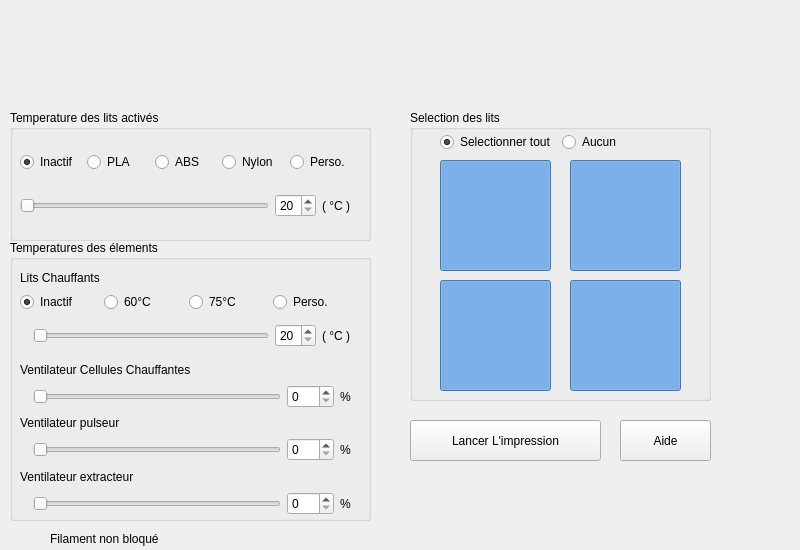
<?xml version="1.0" encoding="UTF-8"?>
<ui version="4.0">
 <class>PrinterPage</class>
 <widget class="QWidget" name="PrinterPage">
  <property name="geometry">
   <rect>
    <x>0</x>
    <y>0</y>
    <width>800</width>
    <height>550</height>
   </rect>
  </property>
  <property name="windowTitle">
   <string>Module Imprimante</string>
  </property>
  <widget class="QGroupBox" name="groupBox">
   <property name="geometry">
    <rect>
     <x>410</x>
     <y>110</y>
     <width>301</width>
     <height>291</height>
    </rect>
   </property>
   <property name="title">
    <string>Selection des lits</string>
   </property>
   <widget class="QPushButton" name="bed_fl">
    <property name="geometry">
     <rect>
      <x>30</x>
      <y>170</y>
      <width>111</width>
      <height>111</height>
     </rect>
    </property>
    <property name="styleSheet">
     <string notr="true">background-color: rgb(85, 170, 255);</string>
    </property>
    <property name="text">
     <string/>
    </property>
    <property name="checkable">
     <bool>true</bool>
    </property>
    <property name="checked">
     <bool>true</bool>
    </property>
   </widget>
   <widget class="QPushButton" name="bed_bl">
    <property name="geometry">
     <rect>
      <x>30</x>
      <y>50</y>
      <width>111</width>
      <height>111</height>
     </rect>
    </property>
    <property name="styleSheet">
     <string notr="true">background-color: rgb(85, 170, 255);</string>
    </property>
    <property name="text">
     <string/>
    </property>
    <property name="checkable">
     <bool>true</bool>
    </property>
    <property name="checked">
     <bool>true</bool>
    </property>
   </widget>
   <widget class="QPushButton" name="bed_fr">
    <property name="geometry">
     <rect>
      <x>160</x>
      <y>170</y>
      <width>111</width>
      <height>111</height>
     </rect>
    </property>
    <property name="styleSheet">
     <string notr="true">background-color: rgb(85, 170, 255);</string>
    </property>
    <property name="text">
     <string/>
    </property>
    <property name="checkable">
     <bool>true</bool>
    </property>
    <property name="checked">
     <bool>true</bool>
    </property>
    <property name="flat">
     <bool>false</bool>
    </property>
   </widget>
   <widget class="QPushButton" name="bed_br">
    <property name="geometry">
     <rect>
      <x>160</x>
      <y>50</y>
      <width>111</width>
      <height>111</height>
     </rect>
    </property>
    <property name="styleSheet">
     <string notr="true">background-color: rgb(85, 170, 255);</string>
    </property>
    <property name="text">
     <string/>
    </property>
    <property name="checkable">
     <bool>true</bool>
    </property>
    <property name="checked">
     <bool>true</bool>
    </property>
   </widget>
   <widget class="QWidget" name="layoutWidget">
    <property name="geometry">
     <rect>
      <x>30</x>
      <y>20</y>
      <width>206</width>
      <height>25</height>
     </rect>
    </property>
    <layout class="QHBoxLayout" name="horizontalLayout_3">
     <item>
      <widget class="QRadioButton" name="selectAllBed">
       <property name="text">
        <string>Selectionner tout</string>
       </property>
       <property name="checked">
        <bool>true</bool>
       </property>
      </widget>
     </item>
     <item>
      <widget class="QRadioButton" name="selectNoBed">
       <property name="text">
        <string>Aucun</string>
       </property>
      </widget>
     </item>
    </layout>
   </widget>
  </widget>
  <widget class="QGroupBox" name="bedBox">
   <property name="geometry">
    <rect>
     <x>10</x>
     <y>110</y>
     <width>361</width>
     <height>131</height>
    </rect>
   </property>
   <property name="title">
    <string>Temperature des lits activés </string>
   </property>
   <widget class="QWidget" name="layoutWidget">
    <property name="geometry">
     <rect>
      <x>10</x>
      <y>40</y>
      <width>331</width>
      <height>25</height>
     </rect>
    </property>
    <layout class="QHBoxLayout" name="bedTempSelectorLayer">
     <item>
      <widget class="QRadioButton" name="inactifBed">
       <property name="text">
        <string>Inactif</string>
       </property>
       <property name="checked">
        <bool>true</bool>
       </property>
      </widget>
     </item>
     <item>
      <widget class="QRadioButton" name="plaBed">
       <property name="text">
        <string>PLA</string>
       </property>
       <property name="checked">
        <bool>false</bool>
       </property>
      </widget>
     </item>
     <item>
      <widget class="QRadioButton" name="absBed">
       <property name="text">
        <string>ABS</string>
       </property>
      </widget>
     </item>
     <item>
      <widget class="QRadioButton" name="nylonBed">
       <property name="text">
        <string>Nylon</string>
       </property>
      </widget>
     </item>
     <item>
      <widget class="QRadioButton" name="customBed">
       <property name="text">
        <string>Perso.</string>
       </property>
      </widget>
     </item>
    </layout>
   </widget>
   <widget class="QWidget" name="layoutWidget">
    <property name="geometry">
     <rect>
      <x>10</x>
      <y>80</y>
      <width>331</width>
      <height>31</height>
     </rect>
    </property>
    <layout class="QHBoxLayout" name="bedtempSliderLayer">
     <item>
      <widget class="QSlider" name="bedTempSlider">
       <property name="minimum">
        <number>20</number>
       </property>
       <property name="maximum">
        <number>90</number>
       </property>
       <property name="orientation">
        <enum>Qt::Horizontal</enum>
       </property>
      </widget>
     </item>
     <item>
      <widget class="QSpinBox" name="bedtempSpin">
       <property name="minimum">
        <number>20</number>
       </property>
       <property name="maximum">
        <number>90</number>
       </property>
      </widget>
     </item>
     <item>
      <widget class="QLabel" name="label">
       <property name="text">
        <string>( °C )</string>
       </property>
      </widget>
     </item>
    </layout>
   </widget>
  </widget>
  <widget class="QGroupBox" name="printerboxBox">
   <property name="geometry">
    <rect>
     <x>10</x>
     <y>240</y>
     <width>361</width>
     <height>281</height>
    </rect>
   </property>
   <property name="title">
    <string>Temperatures des élements</string>
   </property>
   <widget class="QWidget" name="layoutWidget">
    <property name="geometry">
     <rect>
      <x>10</x>
      <y>80</y>
      <width>331</width>
      <height>31</height>
     </rect>
    </property>
    <layout class="QHBoxLayout" name="horizontalLayout">
     <item>
      <widget class="QLabel" name="heaterIcon">
       <property name="maximumSize">
        <size>
         <width>20</width>
         <height>20</height>
        </size>
       </property>
       <property name="text">
        <string/>
       </property>
       <property name="pixmap">
        <pixmap resource="../ressources.qrc">:/img/img/heater.png</pixmap>
       </property>
       <property name="scaledContents">
        <bool>true</bool>
       </property>
      </widget>
     </item>
     <item>
      <widget class="QSlider" name="boxTempSlider">
       <property name="minimum">
        <number>20</number>
       </property>
       <property name="maximum">
        <number>255</number>
       </property>
       <property name="orientation">
        <enum>Qt::Horizontal</enum>
       </property>
      </widget>
     </item>
     <item>
      <widget class="QSpinBox" name="boxTempSpin">
       <property name="styleSheet">
        <string notr="true"/>
       </property>
       <property name="minimum">
        <number>20</number>
       </property>
       <property name="maximum">
        <number>90</number>
       </property>
      </widget>
     </item>
     <item>
      <widget class="QLabel" name="label_2">
       <property name="text">
        <string>( °C )</string>
       </property>
      </widget>
     </item>
    </layout>
   </widget>
   <widget class="QWidget" name="layoutWidget">
    <property name="geometry">
     <rect>
      <x>10</x>
      <y>50</y>
      <width>331</width>
      <height>25</height>
     </rect>
    </property>
    <layout class="QHBoxLayout" name="horizontalLayout_2">
     <item>
      <widget class="QRadioButton" name="boxInactif">
       <property name="text">
        <string>Inactif</string>
       </property>
       <property name="checked">
        <bool>true</bool>
       </property>
      </widget>
     </item>
     <item>
      <widget class="QRadioButton" name="box60">
       <property name="text">
        <string>60°C</string>
       </property>
       <property name="checked">
        <bool>false</bool>
       </property>
      </widget>
     </item>
     <item>
      <widget class="QRadioButton" name="box75">
       <property name="text">
        <string>75°C</string>
       </property>
      </widget>
     </item>
     <item>
      <widget class="QRadioButton" name="boxCustom">
       <property name="text">
        <string>Perso.</string>
       </property>
      </widget>
     </item>
    </layout>
   </widget>
   <widget class="QWidget" name="layoutWidget">
    <property name="geometry">
     <rect>
      <x>10</x>
      <y>120</y>
      <width>331</width>
      <height>155</height>
     </rect>
    </property>
    <layout class="QVBoxLayout" name="verticalLayout">
     <item>
      <widget class="QLabel" name="label_3">
       <property name="text">
        <string>Ventilateur Cellules Chauffantes </string>
       </property>
      </widget>
     </item>
     <item>
      <layout class="QHBoxLayout" name="horizontalLayout_4">
       <item>
        <widget class="QLabel" name="fanHeaterIcon">
         <property name="maximumSize">
          <size>
           <width>20</width>
           <height>20</height>
          </size>
         </property>
         <property name="text">
          <string/>
         </property>
         <property name="pixmap">
          <pixmap resource="../ressources.qrc">:/img/img/fan_heater.png</pixmap>
         </property>
         <property name="scaledContents">
          <bool>true</bool>
         </property>
        </widget>
       </item>
       <item>
        <widget class="QSlider" name="fanPelletier">
         <property name="maximum">
          <number>100</number>
         </property>
         <property name="orientation">
          <enum>Qt::Horizontal</enum>
         </property>
        </widget>
       </item>
       <item>
        <widget class="QSpinBox" name="pelletierSpin">
         <property name="maximum">
          <number>100</number>
         </property>
        </widget>
       </item>
       <item>
        <widget class="QLabel" name="label_8">
         <property name="text">
          <string>%</string>
         </property>
        </widget>
       </item>
      </layout>
     </item>
     <item>
      <widget class="QLabel" name="label_4">
       <property name="text">
        <string>Ventilateur pulseur</string>
       </property>
      </widget>
     </item>
     <item>
      <layout class="QHBoxLayout" name="horizontalLayout_5">
       <item>
        <widget class="QLabel" name="pulsorIcon">
         <property name="maximumSize">
          <size>
           <width>20</width>
           <height>20</height>
          </size>
         </property>
         <property name="text">
          <string/>
         </property>
         <property name="pixmap">
          <pixmap resource="../ressources.qrc">:/img/img/fan_pulsor.png</pixmap>
         </property>
         <property name="scaledContents">
          <bool>true</bool>
         </property>
        </widget>
       </item>
       <item>
        <widget class="QSlider" name="fanPulsor">
         <property name="maximum">
          <number>100</number>
         </property>
         <property name="orientation">
          <enum>Qt::Horizontal</enum>
         </property>
        </widget>
       </item>
       <item>
        <widget class="QSpinBox" name="pulsorSpin">
         <property name="maximum">
          <number>100</number>
         </property>
        </widget>
       </item>
       <item>
        <widget class="QLabel" name="label_6">
         <property name="text">
          <string>%</string>
         </property>
        </widget>
       </item>
      </layout>
     </item>
     <item>
      <widget class="QLabel" name="label_5">
       <property name="text">
        <string>Ventilateur extracteur</string>
       </property>
      </widget>
     </item>
     <item>
      <layout class="QHBoxLayout" name="horizontalLayout_6">
       <item>
        <widget class="QLabel" name="extractorIcon">
         <property name="maximumSize">
          <size>
           <width>20</width>
           <height>20</height>
          </size>
         </property>
         <property name="text">
          <string/>
         </property>
         <property name="pixmap">
          <pixmap resource="../ressources.qrc">:/img/img/fan_extractor.png</pixmap>
         </property>
         <property name="scaledContents">
          <bool>true</bool>
         </property>
        </widget>
       </item>
       <item>
        <widget class="QSlider" name="fanExtractor">
         <property name="maximum">
          <number>100</number>
         </property>
         <property name="orientation">
          <enum>Qt::Horizontal</enum>
         </property>
        </widget>
       </item>
       <item>
        <widget class="QSpinBox" name="extractorSpin">
         <property name="maximum">
          <number>100</number>
         </property>
        </widget>
       </item>
       <item>
        <widget class="QLabel" name="label_7">
         <property name="text">
          <string>%</string>
         </property>
        </widget>
       </item>
      </layout>
     </item>
    </layout>
   </widget>
   <widget class="QLabel" name="label_9">
    <property name="geometry">
     <rect>
      <x>10</x>
      <y>30</y>
      <width>329</width>
      <height>16</height>
     </rect>
    </property>
    <property name="text">
     <string>Lits Chauffants</string>
    </property>
   </widget>
  </widget>
  <widget class="QPushButton" name="startPrint">
   <property name="geometry">
    <rect>
     <x>410</x>
     <y>420</y>
     <width>191</width>
     <height>41</height>
    </rect>
   </property>
   <property name="text">
    <string>Lancer L'impression</string>
   </property>
   <property name="icon">
    <iconset resource="../ressources.qrc">
     <normaloff>:/img/img/play_green.png</normaloff>:/img/img/play_green.png</iconset>
   </property>
  </widget>
  <widget class="QPushButton" name="backToHelp">
   <property name="geometry">
    <rect>
     <x>620</x>
     <y>420</y>
     <width>91</width>
     <height>41</height>
    </rect>
   </property>
   <property name="text">
    <string>Aide</string>
   </property>
   <property name="icon">
    <iconset resource="../ressources.qrc">
     <normaloff>:/img/img/help.png</normaloff>:/img/img/help.png</iconset>
   </property>
  </widget>
  <widget class="PrinterSmallUI" name="tempWidget" native="true">
   <property name="geometry">
    <rect>
     <x>10</x>
     <y>30</y>
     <width>361</width>
     <height>60</height>
    </rect>
   </property>
  </widget>
  <widget class="Led" name="ledClogged">
   <property name="geometry">
    <rect>
     <x>20</x>
     <y>530</y>
     <width>18</width>
     <height>18</height>
    </rect>
   </property>
   <property name="text">
    <string/>
   </property>
   <property name="pixmap">
    <pixmap resource="../ressources.qrc">:/img/img/led_off_red.png</pixmap>
   </property>
   <property name="scaledContents">
    <bool>true</bool>
   </property>
  </widget>
  <widget class="QLabel" name="labelClogged">
   <property name="geometry">
    <rect>
     <x>50</x>
     <y>530</y>
     <width>201</width>
     <height>17</height>
    </rect>
   </property>
   <property name="text">
    <string>Filament non bloqué</string>
   </property>
  </widget>
 </widget>
 <customwidgets>
  <customwidget>
   <class>Led</class>
   <extends>QLabel</extends>
   <header>Led.h</header>
  </customwidget>
  <customwidget>
   <class>PrinterSmallUI</class>
   <extends>QWidget</extends>
   <header>PrinterSmallUI.h</header>
   <container>1</container>
  </customwidget>
 </customwidgets>
 <resources>
  <include location="../ressources.qrc"/>
 </resources>
 <connections/>
</ui>
